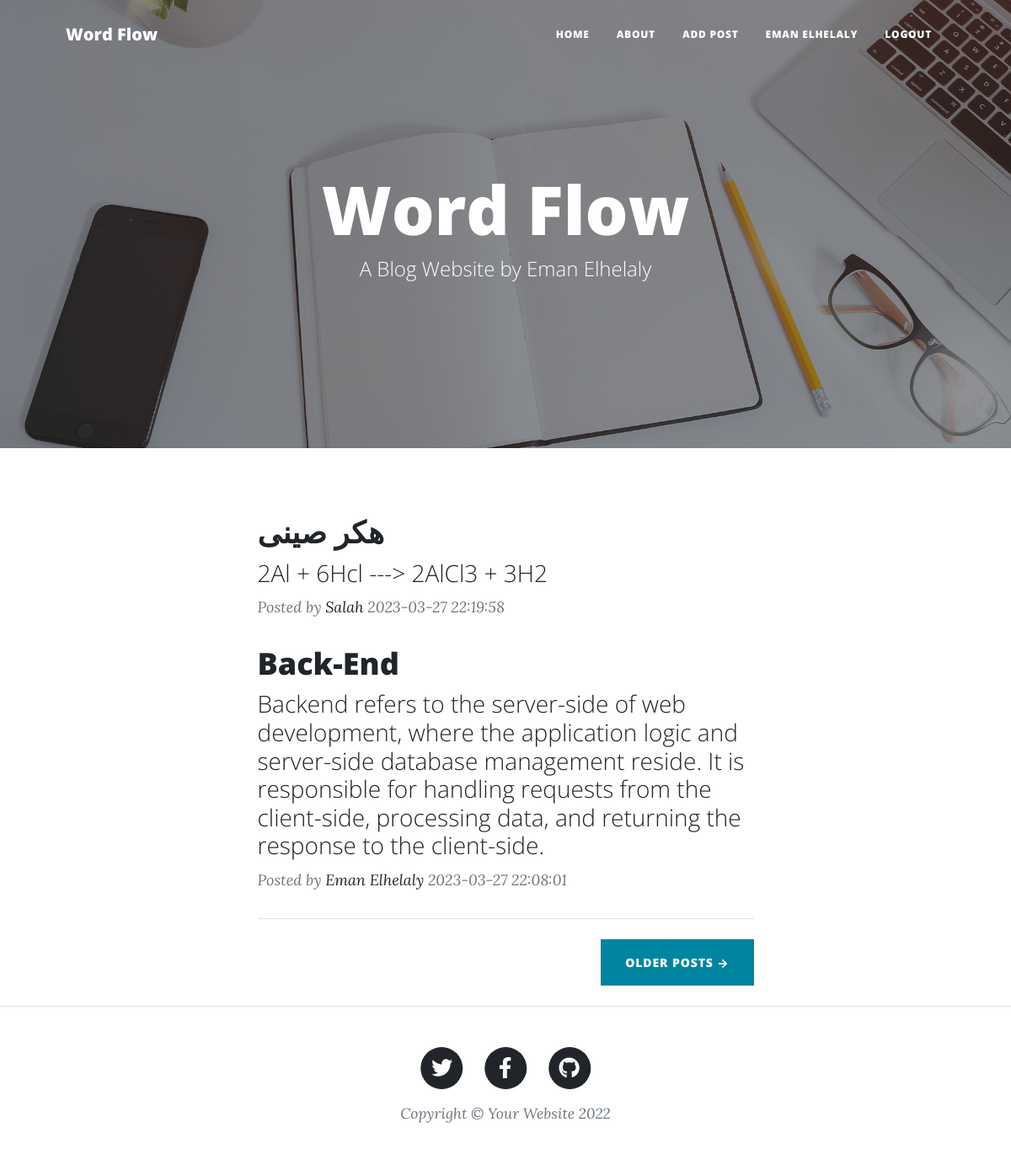
Page /Pages/home.php (signed in) on the committed database.
### tables this page shows
CREATE TABLE `posts` (
  `id` int(11) NOT NULL,
  `author_id` int(11) NOT NULL,
  `title` varchar(255) NOT NULL,
  `content` text NOT NULL,
  `created_at` timestamp NOT NULL DEFAULT current_timestamp()
);

CREATE TABLE `users` (
  `id` int(11) NOT NULL,
  `username` varchar(255) NOT NULL,
  `email` varchar(255) NOT NULL,
  `password` varchar(255) NOT NULL,
  `created_at` timestamp NOT NULL DEFAULT current_timestamp()
);

### classes/Post.php (called while the page is built, shortened)
<?php
Class Post {
  private $pdo;
  private $table = "posts";
    public function __construct($pdo) {
        $this->pdo = $pdo;
    }
    public function readAllPosts() {
         $query = 'SELECT ' . $this->table . '.* , users.username FROM ' . $this->table . ' LEFT JOIN users
        ON(' . $this->table . '.author_id = users.id
         )ORDER BY ' . $this->table . '.created_at DESC' ;
        try {
            $stmt = $this->pdo->prepare($query);
            $stmt->execute();
            $results = $stmt->fetchAll(PDO::FETCH_ASSOC);
            return $results;
        } catch(PDOException $e) {
            echo $e->getMessage();
            return false;
        }
    }
}
?>

### Pages/home.php (the view, shortened to what this page needs)
<?php
include_once ('../config/database.php');
include_once ('../classes/Post.php');
$post = new Post($pdo);
$posts = $post->readAllPosts();
?>
<!doctype html>
<html lang="en">
<head>
    <link href="../css/styles.css" rel="stylesheet" />
</head>
<body>
    <nav class="navbar navbar-expand-lg navbar-light" id="mainNav">
        <div class="container px-4 px-lg-5">
            <a class="navbar-brand" href="../index.php">Word Flow</a>
            <div class="collapse navbar-collapse" id="navbarResponsive">
                <ul class="navbar-nav ms-auto py-4 py-lg-0">
                    <li class="nav-item"><a class="nav-link px-lg-3 py-3 py-lg-4" href="">Home</a></li>
                    <li class="nav-item"><a class="nav-link px-lg-3 py-3 py-lg-4" href="">About</a></li>
                    <?php
                    if (!isset($_SESSION['user_id'])) {
                    ?>
                    <li class="nav-item"><a class="nav-link px-lg-3 py-3 py-lg-4" href="login.php">LOGIN</a></li>
                    <?php } else { ?>
                    <li class="nav-item"><a class="nav-link px-lg-3 py-3 py-lg-4" href="add_post.php">Add
                            Post</a>
                    </li>
                    <li class="nav-item"><a class="nav-link px-lg-3 py-3 py-lg-4"
                            href=""><?= $_SESSION['username'] ?></a></li>
                    <li class="nav-item"><a class="nav-link px-lg-3 py-3 py-lg-4" href="logout.php">Logout</a></li>
                    <?php } ?>
                </ul>
            </div>
        </div>
    </nav>
    <header class="masthead" style="background-image: url('assets/img/home-bg.jpg')">
        <div class="container position-relative px-4 px-lg-5">
            <div class="row gx-4 gx-lg-5 justify-content-center">
                <div class="col-md-10 col-lg-8 col-xl-7">
                    <div class="site-heading">
                        <h1>Word Flow</h1>
                        <span class="subheading">A Blog Website by Eman Elhelaly</span>
                    </div>
                </div>
            </div>
        </div>
    </header>
    <div class="container px-4 px-lg-5">
        <div class="row gx-4 gx-lg-5 justify-content-center">
            <div class="col-md-10 col-lg-8 col-xl-7">
                <?php foreach ($posts as $post) { ?>
                <div class="post-preview">
                    <a href=<?="post.php?id=". $post['id'] ?>>
                        <h2 class="post-title"><?php echo $post['title'] ?></h2>
                        <?php
                         $text = $post['content'];
                         $sentences = preg_split('/(?<=[.?!])\s+(?=[a-z])/i', $text);
                         $first_two = implode(' ', array_slice($sentences, 0, 2));
                        ?>
                      <h3 class="post-subtitle"><?= $first_two; ?></h3>
                    </a>
                    <p class="post-meta">
                        Posted by
                        <a href="#!"><?php echo $post['username']; ?></a>
                        <?php echo $post['created_at']; ?>
                    </p>
                </div>
                <?php } ?>
                <hr class="my-4" />
                <div class="d-flex justify-content-end mb-4"><a class="btn btn-primary text-uppercase" href="#!">Older
                        Posts
                        →</a></div>
            </div>
        </div>
    </div>
    <footer class="border-top">
        <div class="container px-4 px-lg-5">
            <div class="row gx-4 gx-lg-5 justify-content-center">
                <div class="col-md-10 col-lg-8 col-xl-7">
                    <ul class="list-inline text-center">
                        <li class="list-inline-item">
                            <a href="#!">
                                <span class="fa-stack fa-lg">
                                    <i class="fas fa-circle fa-stack-2x"></i>
                                    <i class="fab fa-twitter fa-stack-1x fa-inverse"></i>
                                </span>
                            </a>
                        </li>
                        <li class="list-inline-item">
                            <a href="#!">
                                <span class="fa-stack fa-lg">
                                    <i class="fas fa-circle fa-stack-2x"></i>
                                    <i class="fab fa-facebook-f fa-stack-1x fa-inverse"></i>
                                </span>
                            </a>
                        </li>
                        <li class="list-inline-item">
                            <a href="#!">
                                <span class="fa-stack fa-lg">
                                    <i class="fas fa-circle fa-stack-2x"></i>
                                    <i class="fab fa-github fa-stack-1x fa-inverse"></i>
                                </span>
                            </a>
                        </li>
                    </ul>
                    <div class="small text-center text-muted fst-italic">Copyright &copy; Your Website 2022</div>
                </div>
            </div>
        </div>
    </footer>
</body>
</html>

### rows in the picture
posts: title "هكر صينى", content "2Al + 6Hcl ---> 2AlCl3 + 3H2", author.username "Salah", created_at "2023-03-27 22:19:58"
posts: title "Back-End", content "Backend refers to the server-side of web development, where the application logic and server-side database management reside. It is responsible for handling requests from the client-side, processing data, and returning the response to the client-side.", author.username "Eman Elhelaly", created_at "2023-03-27 22:08:01"

### other values in the picture
$_SESSION['username'] "EMAN ELHELALY"
